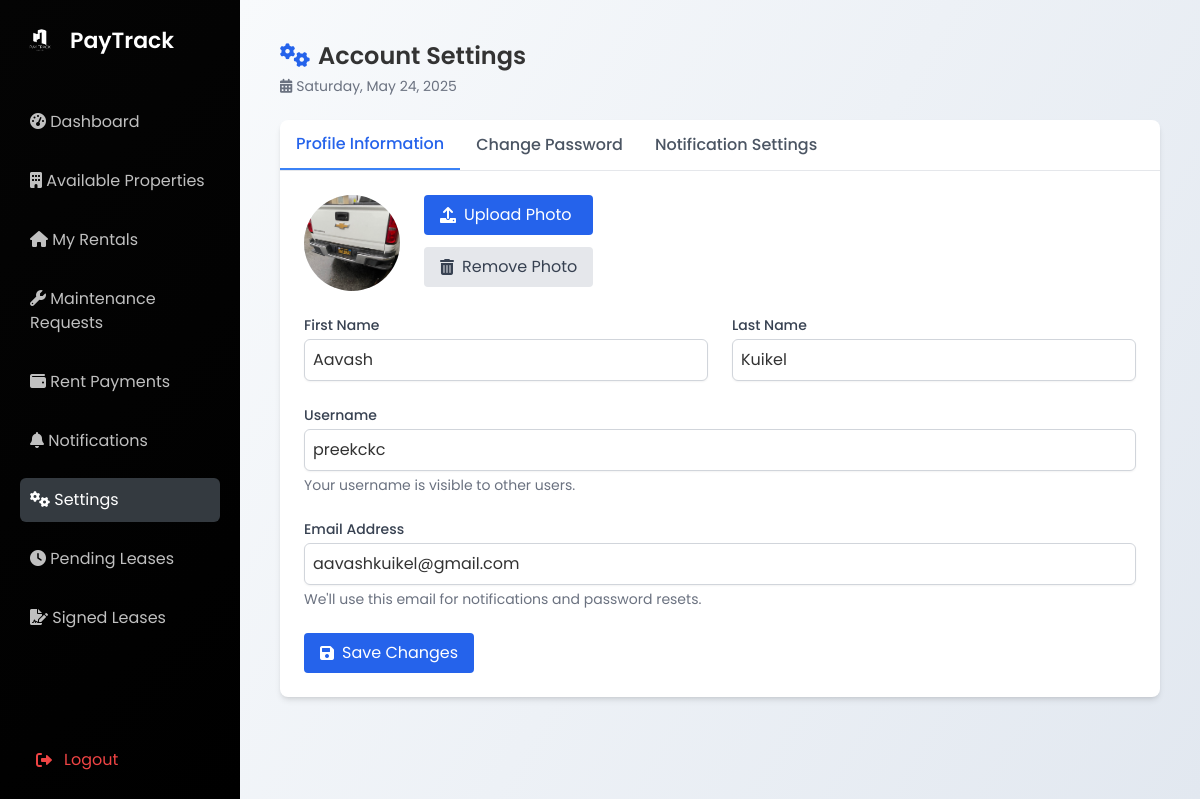
Screenshot of /settings/ (signed in) with the database file from the repository.
### user/models.py (models this page shows, shortened)
class CustomUser(AbstractUser):
    USER_TYPE_CHOICES = (
        ('tenant', 'Tenant'),
        ('home owner', 'Home Owner'),
    )
    email = models.EmailField(unique=True,null=True)  # Ensuring unique emails for authentication
    user_type = models.CharField(max_length=20, choices=USER_TYPE_CHOICES, default='customer')
    phone_number = models.CharField(max_length=15, blank=True, null=True)
    address = models.TextField(blank=True, null=True)
    company_name = models.CharField(max_length=255, blank=True, null=True)
    date_of_birth = models.DateField(blank=True, null=True)
    USERNAME_FIELD = 'email'  # Login with email instead of username
    REQUIRED_FIELDS = ['username']  # Keep username as an optional field if necessary

class UserProfile(models.Model):
    user = models.OneToOneField(settings.AUTH_USER_MODEL, on_delete=models.CASCADE, related_name='profile')
    avatar = models.ImageField(upload_to='avatars/', null=True, blank=True)
    email_payment_reminders = models.BooleanField(default=True)
    email_rental_expiry = models.BooleanField(default=True)
    email_maintenance_updates = models.BooleanField(default=True)
    email_promotions = models.BooleanField(default=False)
    system_payment_reminders = models.BooleanField(default=True)
    system_rental_expiry = models.BooleanField(default=True)
    system_maintenance_updates = models.BooleanField(default=True)
    system_promotions = models.BooleanField(default=False)
    created_at = models.DateTimeField(auto_now_add=True)
    updated_at = models.DateTimeField(auto_now=True)

### user/views.py (the view)
# urls.py: path('settings/', views.settings_view, name='settings'),
@login_required
def settings_view(request):
    profile, created = UserProfile.objects.get_or_create(user=request.user)
    if request.method == 'POST':
        if 'update_profile' in request.POST:
            profile_form = UserProfileForm(request.POST, request.FILES, instance=request.user)
            if 'remove_avatar' in request.POST and hasattr(request.user, 'profile'):
                if request.user.profile.avatar:
                    if default_storage.exists(request.user.profile.avatar.name):
                        default_storage.delete(request.user.profile.avatar.name)
                    request.user.profile.avatar = None
                    request.user.profile.save()
                    messages.success(request, "Avatar removed successfully.")
                    return redirect('settings')
            if profile_form.is_valid():
                if 'avatar' in request.FILES:
                    if request.user.profile.avatar:
                        if default_storage.exists(request.user.profile.avatar.name):
                            default_storage.delete(request.user.profile.avatar.name)
                    request.user.profile.avatar = request.FILES['avatar']
                    request.user.profile.save()
                profile_form.save()
                messages.success(request, "Profile updated successfully!")
                return redirect('settings')
            else:
                password_form = PasswordChangeForm(request.user)
        elif 'change_password' in request.POST:
            password_form = PasswordChangeForm(request.user, request.POST)
            if password_form.is_valid():
                user = password_form.save()
                update_session_auth_hash(request, user)
                messages.success(request, "Password changed successfully!")
                return redirect('settings')
            else:
                profile_form = UserProfileForm(instance=request.user)
        elif 'update_notifications' in request.POST:
            profile.email_payment_reminders = 'email_payment_reminders' in request.POST
            profile.email_rental_expiry = 'email_rental_expiry' in request.POST
            profile.email_maintenance_updates = 'email_maintenance_updates' in request.POST
            profile.email_promotions = 'email_promotions' in request.POST
            profile.system_payment_reminders = 'system_payment_reminders' in request.POST
            profile.system_rental_expiry = 'system_rental_expiry' in request.POST
            profile.system_maintenance_updates = 'system_maintenance_updates' in request.POST
            profile.system_promotions = 'system_promotions' in request.POST
            profile.save()
            messages.success(request, "Notification settings updated successfully!")
            return redirect('settings')
        elif 'delete_account' in request.POST:
            user = request.user
            if hasattr(user, 'profile') and user.profile.avatar:
                if default_storage.exists(user.profile.avatar.name):
                    default_storage.delete(user.profile.avatar.name)
            user.delete()
            messages.success(request, "Your account has been deleted.")
            return redirect('landing_page')
    else:
        profile_form = UserProfileForm(instance=request.user)
        password_form = PasswordChangeForm(request.user)
    context = {
        'profile_form': profile_form,
        'password_form': password_form,
        'profile': profile,
    }
    if request.user.user_type.lower() == 'home owner':
        return render(request, 'user/homeowner_settings.html', context)
    else:
        return render(request, 'user/tenant_settings.html', context)

### user/forms.py
class UserProfileForm(forms.ModelForm):
    class Meta:
        model = User
        fields = ['first_name', 'last_name', 'username', 'email']
        widgets = {
            'first_name': forms.TextInput(attrs={
                'class': 'form-control',
                'placeholder': 'Enter your first name'
            }),
            'last_name': forms.TextInput(attrs={
                'class': 'form-control',
                'placeholder': 'Enter your last name'
            }),
            'username': forms.TextInput(attrs={
                'class': 'form-control',
                'placeholder': 'Enter your username'
            }),
            'email': forms.EmailInput(attrs={
                'class': 'form-control',
                'placeholder': 'Enter your email'
            }),
        }
    def __init__(self, *args, **kwargs):
        super().__init__(*args, **kwargs)
        self.fields['email'].required = True

### user/templates/user/tenant_settings.html (shortened to what this page needs)
{% block content %}
<!DOCTYPE html>
<html lang="en">
<head>
  {% load static %}
  <link rel="stylesheet" href="{% static 'css/dashboard.css' %}">
  <link rel="stylesheet" href="https://cdnjs.cloudflare.com/ajax/libs/font-awesome/6.0.0-beta3/css/all.min.css">
  <script src="https://cdn.tailwindcss.com"></script>
</head>
<body class="bg-gray-100 font-poppins">
  <div class="min-h-screen flex">
    <aside class="sidebar">
      <div class="logo-container">
        <img src="{% static 'images/logo.png' %}" alt="PayTrack Logo" class="logo">
        <span>PayTrack</span>
      </div>
      <nav class="menu">
        <ul>
          <li><a href="{% url 'dashboard' %}"><i class="fas fa-tachometer-alt"></i> <span>Dashboard</span></a></li>
            <li><a href="{% url 'tenant_property_list' %}"><i class="fas fa-building"></i> <span>Available Properties</span></a></li>
            <li><a href="{% url 'my_rentals' %}"><i class="fas fa-home"></i> <span>My Rentals</span></a></li>
            <li><a href="/maintenance/requests/"><i class="fas fa-wrench"></i> <span>Maintenance Requests</span></a></li>
            <li><a href="{% url 'rent_payments' %}"><i class="fas fa-wallet"></i> <span>Rent Payments</span></a></li>
            <li ><a href="{% url 'notifications' %}"><i class="fas fa-bell"></i> <span>Notifications</span></a></li>
            <li class="active"><a href="{% url 'settings' %}"><i class="fas fa-cogs"></i> <span>Settings</span></a></li>
            <li><a href="{% url 'tenant_pending_leases' %}"><i class="fas fa-clock"></i> <span>Pending Leases</span></a></li>
            <li><a href="{% url 'tenant_signed_leases' %}"><i class="fas fa-file-signature"></i> <span>Signed Leases</span></a></li>
        </ul>
      </nav>
      <div class="mt-auto pt-8">
        <a href="{% url 'logout' %}" class="flex items-center px-4 py-2 text-red-500 hover:bg-red-100 rounded">
          <i class="fas fa-sign-out-alt mr-3"></i> <span>Logout</span>
        </a>
      </div>
    </aside>
    <main class="main-content space-y-6">
      <div class="flex justify-between items-center">
        <div>
          <h1 class="text-2xl font-semibold"><i class="fas fa-cogs text-blue-600 mr-2"></i>Account Settings</h1>
          <p class="text-sm text-gray-500 mt-1"><i class="fas fa-calendar-alt mr-1"></i><span id="currentDateTime">Loading...</span></p>
        </div>
      </div>
      <div class="bg-white rounded-lg shadow-md overflow-hidden">
        <div class="border-b border-gray-200">
          <div class="flex">
            <button class="tab-button active px-4 py-3 font-medium border-b-2 border-blue-500 text-blue-600" data-tab="profile">Profile Information</button>
            <button class="tab-button px-4 py-3 font-medium text-gray-600 hover:text-blue-600" data-tab="password">Change Password</button>
            <button class="tab-button px-4 py-3 font-medium text-gray-600 hover:text-blue-600" data-tab="notifications">Notification Settings</button>
          </div>
        </div>
        <div class="tab-content active p-6" id="profile">
          <form method="POST" enctype="multipart/form-data">
            <div class="flex flex-col md:flex-row items-center md:items-start gap-6 mb-6">
              <div class="w-24 h-24 rounded-full bg-gray-200 flex items-center justify-center overflow-hidden">
                {% if user.profile.avatar %}
                  <img src="{{ user.profile.avatar.url }}" alt="{{ user.username }}" class="w-full h-full object-cover">
                {% else %}
                  <i class="fas fa-user text-4xl text-gray-400"></i>
                {% endif %}
              </div>
              <div class="flex flex-col gap-3">
                <label for="avatar-upload" class="inline-flex items-center px-4 py-2 bg-blue-600 text-white rounded hover:bg-blue-700 cursor-pointer">
                  <i class="fas fa-upload mr-2"></i> Upload Photo
                </label>
                {% if user.profile.avatar %}
                  <button type="submit" name="remove_avatar" value="1" class="inline-flex items-center px-4 py-2 bg-gray-200 text-gray-700 rounded hover:bg-gray-300">
                    <i class="fas fa-trash-alt mr-2"></i> Remove Photo
                  </button>
                {% endif %}
              </div>
            </div>
            <div class="grid grid-cols-1 md:grid-cols-2 gap-6 mb-6">
              <div>
                <label for="id_first_name" class="block text-sm font-medium text-gray-700 mb-1">First Name</label>
                <input type="text" name="first_name" value="{{ profile_form.first_name.value|default:'' }}"
                  id="id_first_name" class="w-full rounded-md border border-gray-300 shadow-sm focus:border-blue-500 focus:ring focus:ring-blue-500 focus:ring-opacity-50 p-2">
              </div>
              <div>
                <label for="id_last_name" class="block text-sm font-medium text-gray-700 mb-1">Last Name</label>
                <input type="text" name="last_name" value="{{ profile_form.last_name.value|default:'' }}"
                  id="id_last_name" class="w-full rounded-md border border-gray-300 shadow-sm focus:border-blue-500 focus:ring focus:ring-blue-500 focus:ring-opacity-50 p-2">
              </div>
            </div>
            <div class="mb-6">
              <label for="id_username" class="block text-sm font-medium text-gray-700 mb-1">Username</label>
              <input type="text" name="username" value="{{ profile_form.username.value|default:'' }}"
                id="id_username" class="w-full rounded-md border border-gray-300 shadow-sm focus:border-blue-500 focus:ring focus:ring-blue-500 focus:ring-opacity-50 p-2">
              <p class="mt-1 text-sm text-gray-500">Your username is visible to other users.</p>
            </div>
            <div class="mb-6">
              <label for="id_email" class="block text-sm font-medium text-gray-700 mb-1">Email Address</label>
              <input type="email" name="email" value="{{ profile_form.email.value|default:'' }}"
                id="id_email" class="w-full rounded-md border border-gray-300 shadow-sm focus:border-blue-500 focus:ring focus:ring-blue-500 focus:ring-opacity-50 p-2">
              <p class="mt-1 text-sm text-gray-500">We'll use this email for notifications and password resets.</p>
            </div>
            <button type="submit" class="inline-flex items-center px-4 py-2 bg-blue-600 text-white rounded hover:bg-blue-700">
              <i class="fas fa-save mr-2"></i> Save Changes
            </button>
          </form>
        </div>
      </div>
    </main>
  </div>
</body>
</html>
{% endblock %}

### user/static/css/dashboard.css (style rules this page uses)
* { margin: 0; padding: 0; box-sizing: border-box; }
body { font-family: 'Poppins', sans-serif; background-color: #f8f9fa; color: #333; display: flex; justify-content: center; align-items: center; min-height: 100vh; overflow-x: hidden; }
.sidebar { width: 250px; background-color: #15161d; color: white; display: flex; flex-direction: column; justify-content: space-between; padding: 20px; transition: width 0.3s ease; }
.sidebar .logo-container { display: flex; align-items: center; gap: 10px; margin-bottom: 40px; }
.sidebar .logo-container .logo { width: 40px; height: auto; filter: brightness(0) invert(1); }
.sidebar .logo-container span { font-size: 22px; font-weight: 600; color: white; }
.sidebar .menu ul { list-style: none; padding: 0; margin: 0; }
.sidebar .menu ul li { font-size: 16px; color: #c0c0c0; margin-bottom: 15px; padding: 10px; border-radius: 6px; cursor: pointer; transition: background-color 0.3s ease, color 0.3s ease; }
.sidebar .menu ul li.active, .sidebar .menu ul li:hover { background-color: #343a40; color: white; }
.main-content { flex: 1; padding: 30px; overflow-y: auto; background-color: #f1f1f1; }

### user/templates/user/tenant_settings.html (style rules this page uses)
body, html { margin: 0; padding: 0; }
.sidebar { width: 240px; min-height: 100vh; background: linear-gradient(135deg, #040404 0%, #000000 100%); padding: 20px; color: white; position: fixed; left: 0; top: 0; bottom: 0; }
.main-content { margin-left: 240px; padding: 40px 40px 40px 40px; width: calc(100vw - 240px); min-height: 100vh; background: linear-gradient(120deg, #f8fafc 0%, #e2e8f0 100%); box-sizing: border-box; }

### rows the page displays
CustomUser: profile.avatar (picture), first_name "Aavash", last_name "Kuikel", username "preekckc", email "aavashkuikel@gmail.com"
